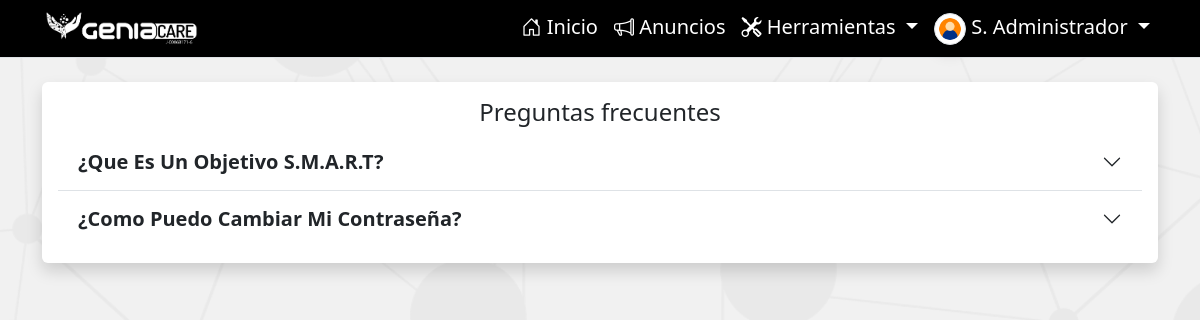
The app's page /faq/ (signed in), older data.
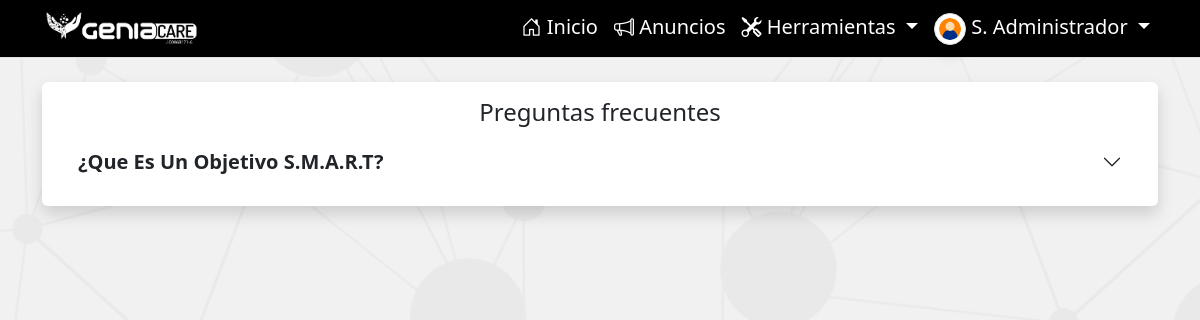
The same page, newer data.
### performanceGC/models.py (models this page shows, shortened)
class Preguntas_Frecuentes(models.Model):
    pregunta = models.TextField()
    respuesta = models.TextField()
    history = HistoricalRecords()
    class Meta:
        verbose_name = 'Pregunta Frecuente'
        verbose_name_plural = 'Preguntas Frecuentes'

### performanceGC/views.py (the view)
# urls.py: path('faq/', views.Preguntas_Frecuentes_List.as_view(), name='faq'),
class Preguntas_Frecuentes_List(ListView):
    model = Preguntas_Frecuentes
    template_name = 'preguntas_frecuentes.html'
    context_object_name = 'preguntas_frecuentes'

### performanceGC/models.py (called while the page is built)
    def __str__(self):
        return self.nombreText

    def __str__(self):
        return self.nombre + ' ' + self.apellido

    def get_short_name(self):
        return f'{self.nombre[0]}. {self.apellido.split()[0]}'.title()

### performanceGC/templatetags/custom_tags.py (called while the page is built)
@register.filter
def get_file_url(file_field):
    try:
        return file_field.url
    except ValueError:
        return None

### performanceGC/templates/preguntas_frecuentes.html (shortened to what this page needs)
{% extends 'main.html' %}
{% load static %}
{% block content %}
  <main class="container">
    <section class="row justify-content-center">
      <div class="col">
        <div class="card card-body border-0 shadow mt-4">
          <h4 class="text-center">Preguntas frecuentes</h4>
          <div class="accordion accordion-flush" id="competencesAccordion">
            {% for pregunta in preguntas_frecuentes %}
              <div class="accordion-item">
                <h2 class="accordion-header" id="flush-heading{{ pregunta.id }}"><button class="accordion-button collapsed fw-bold fs-5" type="button" data-bs-toggle="collapse" data-bs-target="#flush-collapse{{ pregunta.id }}" aria-expanded="false" aria-controls="flush-collapse{{ pregunta.id }}">{{ pregunta.pregunta|title }}</button></h2>
              </div>
            {% endfor %}
          </div>
        </div>
      </div>
    </section>
  </main>
{% endblock %}

Row changes from the older to the newer data that the page shows:
removed Preguntas_Frecuentes: pregunta "¿Como Puedo Cambiar Mi Contraseña?"
